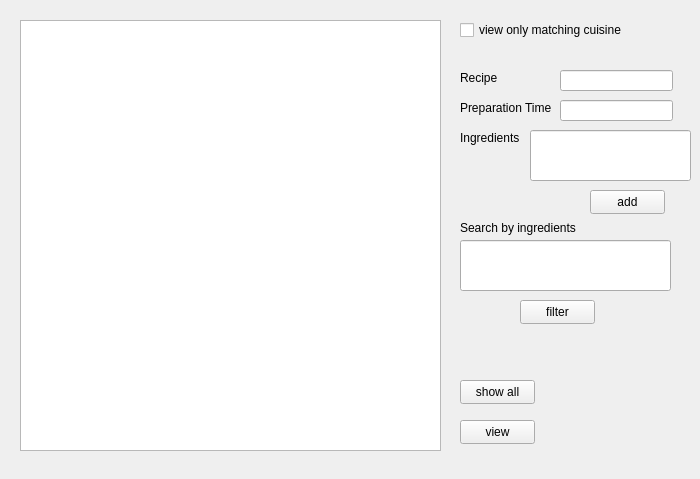
<?xml version="1.0" encoding="UTF-8"?>
<ui version="4.0">
 <class>ChefWindow</class>
 <widget class="QWidget" name="ChefWindow">
  <property name="geometry">
   <rect>
    <x>0</x>
    <y>0</y>
    <width>700</width>
    <height>479</height>
   </rect>
  </property>
  <property name="windowTitle">
   <string>ChefWindow</string>
  </property>
  <widget class="QTableView" name="tableView">
   <property name="geometry">
    <rect>
     <x>20</x>
     <y>20</y>
     <width>421</width>
     <height>431</height>
    </rect>
   </property>
  </widget>
  <widget class="QCheckBox" name="checkBox">
   <property name="geometry">
    <rect>
     <x>460</x>
     <y>20</y>
     <width>171</width>
     <height>20</height>
    </rect>
   </property>
   <property name="text">
    <string>view only matching cuisine</string>
   </property>
  </widget>
  <widget class="QLabel" name="label">
   <property name="geometry">
    <rect>
     <x>460</x>
     <y>70</y>
     <width>49</width>
     <height>16</height>
    </rect>
   </property>
   <property name="text">
    <string>Recipe</string>
   </property>
  </widget>
  <widget class="QLineEdit" name="lineEdit">
   <property name="geometry">
    <rect>
     <x>560</x>
     <y>70</y>
     <width>113</width>
     <height>21</height>
    </rect>
   </property>
  </widget>
  <widget class="QLineEdit" name="lineEdit_2">
   <property name="geometry">
    <rect>
     <x>560</x>
     <y>100</y>
     <width>113</width>
     <height>21</height>
    </rect>
   </property>
  </widget>
  <widget class="QLabel" name="label_2">
   <property name="geometry">
    <rect>
     <x>460</x>
     <y>100</y>
     <width>101</width>
     <height>16</height>
    </rect>
   </property>
   <property name="text">
    <string>Preparation Time</string>
   </property>
  </widget>
  <widget class="QLineEdit" name="lineEdit_3">
   <property name="geometry">
    <rect>
     <x>530</x>
     <y>130</y>
     <width>161</width>
     <height>51</height>
    </rect>
   </property>
  </widget>
  <widget class="QLabel" name="label_3">
   <property name="geometry">
    <rect>
     <x>460</x>
     <y>130</y>
     <width>61</width>
     <height>16</height>
    </rect>
   </property>
   <property name="text">
    <string>Ingredients</string>
   </property>
  </widget>
  <widget class="QLineEdit" name="lineEdit_4">
   <property name="geometry">
    <rect>
     <x>460</x>
     <y>240</y>
     <width>211</width>
     <height>51</height>
    </rect>
   </property>
  </widget>
  <widget class="QLabel" name="label_4">
   <property name="geometry">
    <rect>
     <x>460</x>
     <y>220</y>
     <width>131</width>
     <height>16</height>
    </rect>
   </property>
   <property name="text">
    <string>Search by ingredients</string>
   </property>
  </widget>
  <widget class="QPushButton" name="pushButton">
   <property name="geometry">
    <rect>
     <x>590</x>
     <y>190</y>
     <width>75</width>
     <height>24</height>
    </rect>
   </property>
   <property name="text">
    <string>add</string>
   </property>
  </widget>
  <widget class="QPushButton" name="pushButton_2">
   <property name="geometry">
    <rect>
     <x>520</x>
     <y>300</y>
     <width>75</width>
     <height>24</height>
    </rect>
   </property>
   <property name="text">
    <string>filter</string>
   </property>
  </widget>
  <widget class="QPushButton" name="pushButton_3">
   <property name="geometry">
    <rect>
     <x>460</x>
     <y>420</y>
     <width>75</width>
     <height>24</height>
    </rect>
   </property>
   <property name="text">
    <string>view</string>
   </property>
  </widget>
  <widget class="QPushButton" name="pushButton_4">
   <property name="geometry">
    <rect>
     <x>460</x>
     <y>380</y>
     <width>75</width>
     <height>24</height>
    </rect>
   </property>
   <property name="text">
    <string>show all</string>
   </property>
  </widget>
 </widget>
 <resources/>
 <connections/>
</ui>
